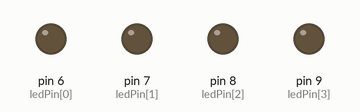
A sketch run on a simulated Arduino Uno, built with avr-gcc and run on an emulated ATmega328P. Shown: output pins drawn as LEDs (lit = HIGH).

Above: at 0.2 s.
At 2.2 s:
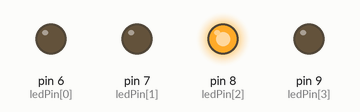
At 4.7 s:
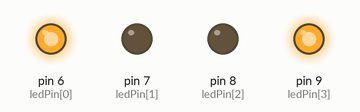
At 9.2 s:
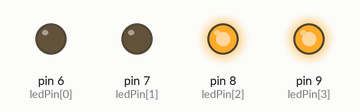
At 13.7 s:
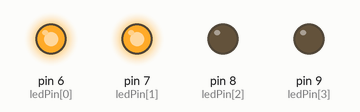
At 18.7 s:
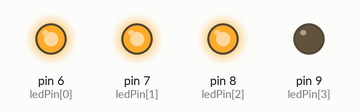
Timing chart, 0 to 19.5 s (numbered marks = the images above):
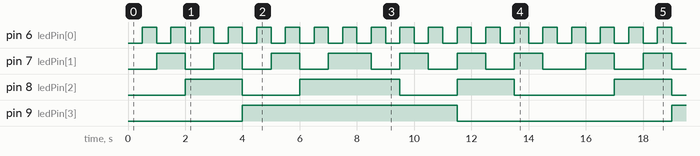

Measured:
- by itself, pin 6 (ledPin[0]): alternates HIGH for 0.50 s and LOW for 0.50 s
- by itself, pin 8 (ledPin[2]): repeats every 15.0 s: LOW 2.0 s, HIGH 3.5 s, LOW 2.0 s, HIGH 2.0 s, LOW 3.5 s, HIGH 2.0 s
- by itself, pin 9 (ledPin[3]): alternates HIGH for 7.5 s and LOW for 7.5 s
- by itself, pin 7 (ledPin[1]): repeats every 15.0 s: 2 × (LOW 1.0 s, HIGH 1.0 s), LOW 1.0 s, HIGH 1.5 s, 3 × (LOW 1.0 s, HIGH 1.0 s), LOW 1.5 s, HIGH 1.0 s

The sketch:

CS4540-lab3-B2.ino
```cpp
int ledPin[] = {6, 7, 8, 9}; // the pins on the baord
int count = 0;
int direction = 1; // determines if we are counting up or down

void setup() {
  for (int i = 0; i < 4; i++) {
    pinMode(ledPin[i], OUTPUT);
  }

}

void loop() {
  for (int i = 0; i < 4; i++) {
    digitalWrite(ledPin[i], bitRead(count, i));
  }

  // the counter for determining if we are going up or down
  count += direction;

  // when we are at 0 or 15 we go to the opposite direction
  if (count >= 15 || count <= 0) {
    direction = -direction;
  }

  delay(500);
}
```
